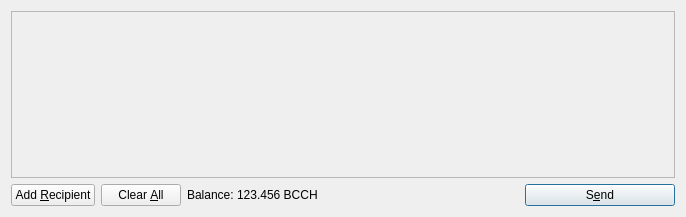
<?xml version="1.0" encoding="UTF-8"?>
<ui version="4.0">
 <class>SendCoinsDialog</class>
 <widget class="QDialog" name="SendCoinsDialog">
  <property name="geometry">
   <rect>
    <x>0</x>
    <y>0</y>
    <width>686</width>
    <height>217</height>
   </rect>
  </property>
  <property name="windowTitle">
   <string>Send Coins</string>
  </property>
  <layout class="QVBoxLayout" name="verticalLayout">
   <item>
    <widget class="QScrollArea" name="scrollArea">
     <property name="widgetResizable">
      <bool>true</bool>
     </property>
     <widget class="QWidget" name="scrollAreaWidgetContents">
      <property name="geometry">
       <rect>
        <x>0</x>
        <y>0</y>
        <width>666</width>
        <height>165</height>
       </rect>
      </property>
      <layout class="QVBoxLayout" name="verticalLayout_2">
       <property name="margin">
        <number>0</number>
       </property>
       <item>
        <layout class="QVBoxLayout" name="entries">
         <property name="spacing">
          <number>6</number>
         </property>
        </layout>
       </item>
       <item>
        <spacer name="verticalSpacer">
         <property name="orientation">
          <enum>Qt::Vertical</enum>
         </property>
         <property name="sizeHint" stdset="0">
          <size>
           <width>20</width>
           <height>40</height>
          </size>
         </property>
        </spacer>
       </item>
      </layout>
     </widget>
    </widget>
   </item>
   <item>
    <layout class="QHBoxLayout" name="horizontalLayout">
     <item>
      <widget class="QPushButton" name="addButton">
       <property name="toolTip">
        <string>Send to multiple recipients at once</string>
       </property>
       <property name="text">
        <string>Add &amp;Recipient</string>
       </property>
       <property name="icon">
        <iconset resource="../bitcoin.qrc">
         <normaloff>:/icons/add</normaloff>:/icons/add</iconset>
       </property>
       <property name="autoDefault">
        <bool>false</bool>
       </property>
      </widget>
     </item>
     <item>
      <widget class="QPushButton" name="clearButton">
       <property name="sizePolicy">
        <sizepolicy hsizetype="Minimum" vsizetype="Fixed">
         <horstretch>0</horstretch>
         <verstretch>0</verstretch>
        </sizepolicy>
       </property>
       <property name="toolTip">
        <string>Remove all transaction fields</string>
       </property>
       <property name="text">
        <string>Clear &amp;All</string>
       </property>
       <property name="icon">
        <iconset resource="../bitcoin.qrc">
         <normaloff>:/icons/remove</normaloff>:/icons/remove</iconset>
       </property>
       <property name="autoRepeatDelay">
        <number>300</number>
       </property>
       <property name="autoDefault">
        <bool>false</bool>
       </property>
      </widget>
     </item>
     <item>
      <layout class="QHBoxLayout" name="horizontalLayout_2">
       <property name="spacing">
        <number>3</number>
       </property>
       <item>
        <widget class="QLabel" name="label">
         <property name="text">
          <string>Balance:</string>
         </property>
        </widget>
       </item>
       <item>
        <widget class="QLabel" name="labelBalance">
         <property name="cursor">
          <cursorShape>IBeamCursor</cursorShape>
         </property>
         <property name="text">
          <string>123.456 BCCH</string>
         </property>
         <property name="textInteractionFlags">
          <set>Qt::LinksAccessibleByMouse|Qt::TextSelectableByKeyboard|Qt::TextSelectableByMouse</set>
         </property>
        </widget>
       </item>
      </layout>
     </item>
     <item>
      <spacer name="horizontalSpacer">
       <property name="orientation">
        <enum>Qt::Horizontal</enum>
       </property>
       <property name="sizeHint" stdset="0">
        <size>
         <width>40</width>
         <height>20</height>
        </size>
       </property>
      </spacer>
     </item>
     <item>
      <widget class="QPushButton" name="sendButton">
       <property name="minimumSize">
        <size>
         <width>150</width>
         <height>0</height>
        </size>
       </property>
       <property name="toolTip">
        <string>Confirm the send action</string>
       </property>
       <property name="text">
        <string>S&amp;end</string>
       </property>
       <property name="icon">
        <iconset resource="../bitcoin.qrc">
         <normaloff>:/icons/send</normaloff>:/icons/send</iconset>
       </property>
       <property name="default">
        <bool>true</bool>
       </property>
      </widget>
     </item>
    </layout>
   </item>
  </layout>
 </widget>
 <resources>
  <include location="../bitcoin.qrc"/>
 </resources>
 <connections/>
</ui>
